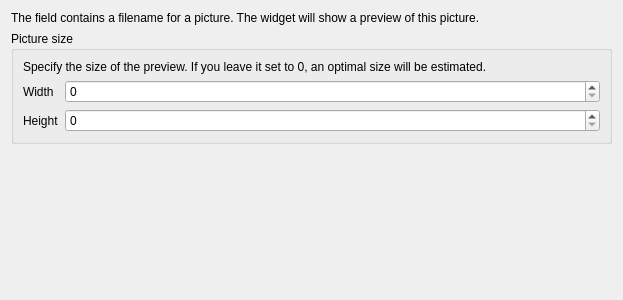
<?xml version="1.0" encoding="UTF-8"?>
<ui version="4.0">
 <class>QgsPhotoConfigDlgBase</class>
 <widget class="QWidget" name="QgsPhotoConfigDlgBase">
  <property name="geometry">
   <rect>
    <x>0</x>
    <y>0</y>
    <width>623</width>
    <height>300</height>
   </rect>
  </property>
  <property name="windowTitle">
   <string>Form</string>
  </property>
  <layout class="QFormLayout" name="formLayout">
   <property name="fieldGrowthPolicy">
    <enum>QFormLayout::AllNonFixedFieldsGrow</enum>
   </property>
   <item row="0" column="0" colspan="2">
    <widget class="QLabel" name="explanationLabel">
     <property name="text">
      <string>The field contains a filename for a picture. The widget will show a preview of this picture.</string>
     </property>
     <property name="wordWrap">
      <bool>true</bool>
     </property>
    </widget>
   </item>
   <item row="1" column="0" colspan="2">
    <widget class="QGroupBox" name="groupBox">
     <property name="title">
      <string>Picture size</string>
     </property>
     <layout class="QFormLayout" name="formLayout_2">
      <item row="1" column="0">
       <widget class="QLabel" name="label_12">
        <property name="text">
         <string>Width</string>
        </property>
       </widget>
      </item>
      <item row="1" column="1">
       <widget class="QSpinBox" name="sbWidgetWidth">
        <property name="maximum">
         <number>10000</number>
        </property>
       </widget>
      </item>
      <item row="2" column="0">
       <widget class="QLabel" name="label_13">
        <property name="text">
         <string>Height</string>
        </property>
       </widget>
      </item>
      <item row="2" column="1">
       <widget class="QSpinBox" name="sbWidgetHeight">
        <property name="suffix">
         <string/>
        </property>
        <property name="prefix">
         <string/>
        </property>
        <property name="maximum">
         <number>10000</number>
        </property>
       </widget>
      </item>
      <item row="0" column="0" colspan="2">
       <widget class="QLabel" name="label">
        <property name="text">
         <string>Specify the size of the preview. If you leave it set to 0, an optimal size will be estimated.</string>
        </property>
        <property name="wordWrap">
         <bool>true</bool>
        </property>
       </widget>
      </item>
     </layout>
    </widget>
   </item>
  </layout>
 </widget>
 <resources/>
 <connections/>
</ui>
